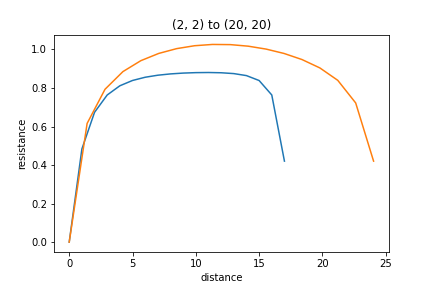

This figure's Python source:
# -*- coding: utf-8 -*-

"""
Q7.4 Measurements between varying nodes
"""

import matplotlib.pyplot as plt
from numpy import zeros, fabs
from math import sqrt
import time

def sweep (v, p, q, r, s, alpha = 0):
    for i in range (1, len(v) - 1):
        for j in range (1, len(v) - 1):
            c = 0.0
            if i==p and j==q: c = 1.0
            if i==r and j==s: c = -1.0
            v[i, j] = (v[i - 1, j] + v[i + 1, j] + v[i, j - 1] + v[i, j + 1] - (alpha*v[i, j]) + c) / (4 - alpha)

def calc_dv(N, p, q, r, s, alpha):
    v = zeros ((N, N), float)
    dv = 1.0e10
    lastdv = 0
    count = 0
    while (fabs(dv - lastdv) > 1.0e-7 * fabs(dv)):
        lastdv = dv
        sweep (v, p, q, r, s, alpha)
        dv = v[p, q] - v[r, s]
        count += 1
    return dv, count

def plot_graph(dx, dy, alpha):      
   
    N = 20  # 20x20 lattice
    p = q = 2   # start at (2, 2) 
    r = p
    s = q
    print ("N=" + str(N) + " alpha=" + str(alpha))
    
    distance_list = []
    dv_list = []
    
    #for i in range(0, 11):   # move 12 places
    while r < N and s < N:  # keep within lattice boundary
        distance = sqrt((r - p)**2 + (s - q)**2)     
        start = time.time()
    
        dv, count = calc_dv(N, p, q, r, s, alpha)
        
        t = time.time() - start
        print(" (" + str(p) + ", " + str(q) + ") to (" + str(r) + ", " + str(s) + ") distance=" + str(distance) + " dv=" + str(dv) + " count=" + str(count) + " (time: " + str(round(t, 2)) +  "s)")
        
        distance_list.append(distance)
        dv_list.append(dv)
        
        r += dx
        s += dy

    plt.plot(distance_list, dv_list)
    plt.xlabel('distance')
    plt.ylabel('resistance')
    plt.title('(' + str(p) + ', ' + str(q) + ') to (' + str(r) + ', ' + str(s) + ')')
    
t0 = time.time()

plot_graph(1, 0, 1.8)   # adjoining movement
plot_graph(1, 1, 1.8)   # diagonal movement

plt.savefig('network4.png')

t1 = time.time() - t0
print('Total time elapsed: ' + str(round(t1, 1)) + ' seconds')

"""
Resistance over distance is an interesting graph.
Resistance initially increases as distance increases.
This is to be expected as the current has to pass through more resistors in series.
But the resistance reaches a peak (usually at around half the width of the lattice)
and then starts to decrease at greater distances.
This is because the current has more paths to choose from and so the
effect of resistors in parallel becomes more prominent.
"""

